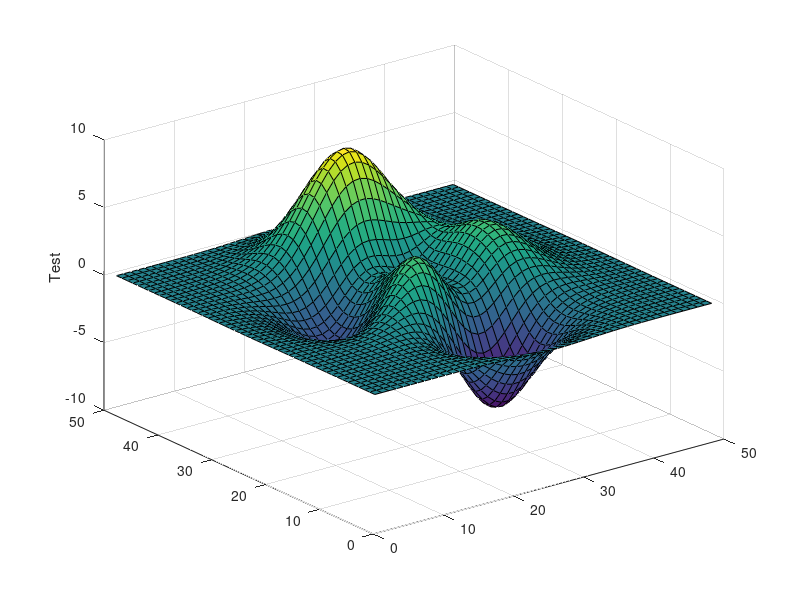

The MATLAB script that drew this image:
function result = test_zlabel_002
result = false;
a = figure;
surf(peaks);
zlabel('Test');
drawnow;
close(a);
result = true;
